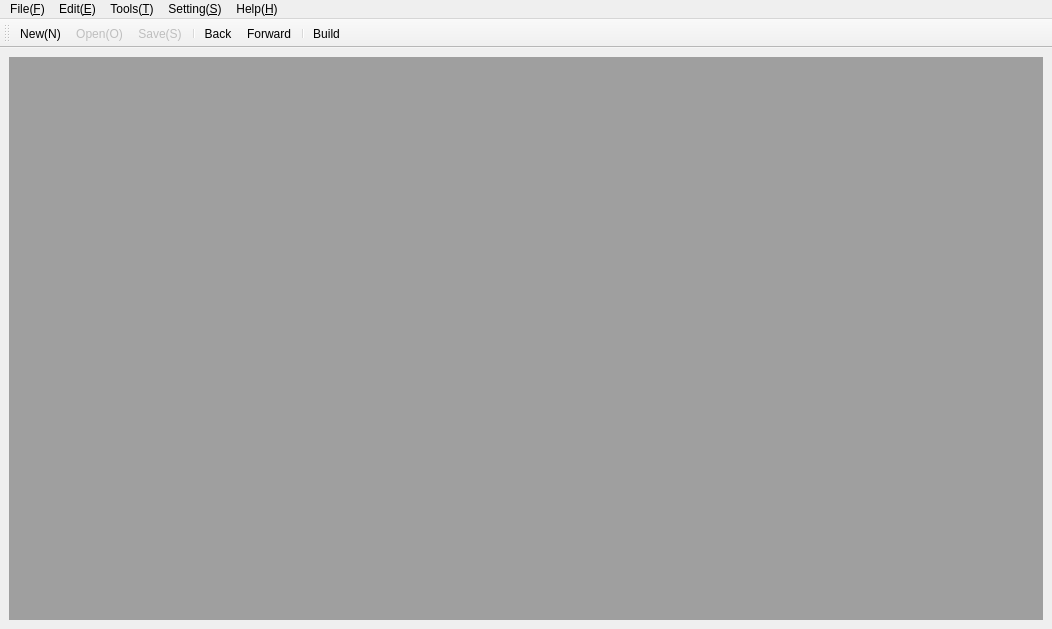
<?xml version="1.0" encoding="UTF-8"?>
<ui version="4.0">
 <class>mainWindow</class>
 <widget class="QMainWindow" name="mainWindow">
  <property name="geometry">
   <rect>
    <x>0</x>
    <y>0</y>
    <width>1052</width>
    <height>629</height>
   </rect>
  </property>
  <property name="sizePolicy">
   <sizepolicy hsizetype="Minimum" vsizetype="Minimum">
    <horstretch>0</horstretch>
    <verstretch>0</verstretch>
   </sizepolicy>
  </property>
  <property name="minimumSize">
   <size>
    <width>100</width>
    <height>100</height>
   </size>
  </property>
  <property name="windowTitle">
   <string>APKinspector</string>
  </property>
  <property name="windowIcon">
   <iconset resource="../src/images/mainwindow.qrc">
    <normaloff>:/src/images/logo2.png</normaloff>
    <normalon>:/src/images/logo2.png</normalon>
    <activeoff>:/src/images/logo2.png</activeoff>
    <activeon>:/src/images/logo2.png</activeon>
    <selectedoff>:/src/images/logo2.png</selectedoff>
    <selectedon>:/src/images/logo2.png</selectedon>:/src/images/logo2.png</iconset>
  </property>
  <property name="locale">
   <locale language="Chinese" country="China"/>
  </property>
  <property name="iconSize">
   <size>
    <width>24</width>
    <height>24</height>
   </size>
  </property>
  <widget class="QWidget" name="centralWidget">
   <layout class="QGridLayout" name="gridLayout">
    <item row="0" column="0">
     <widget class="QMdiArea" name="mdiArea">
      <widget class="QWidget" name="win1">
       <property name="sizePolicy">
        <sizepolicy hsizetype="MinimumExpanding" vsizetype="MinimumExpanding">
         <horstretch>0</horstretch>
         <verstretch>0</verstretch>
        </sizepolicy>
       </property>
       <property name="minimumSize">
        <size>
         <width>720</width>
         <height>524</height>
        </size>
       </property>
       <property name="windowTitle">
        <string>MainView</string>
       </property>
       <layout class="QGridLayout" name="gridLayout_1">
        <item row="0" column="0">
         <widget class="QTabWidget" name="tabWidget">
          <property name="currentIndex">
           <number>7</number>
          </property>
          <property name="documentMode">
           <bool>false</bool>
          </property>
          <widget class="QWidget" name="tab_cfg">
           <attribute name="title">
            <string>CFG</string>
           </attribute>
           <layout class="QGridLayout" name="gridLayout_11"/>
          </widget>
          <widget class="QWidget" name="tab_dalvik">
           <property name="sizePolicy">
            <sizepolicy hsizetype="Preferred" vsizetype="Preferred">
             <horstretch>0</horstretch>
             <verstretch>0</verstretch>
            </sizepolicy>
           </property>
           <attribute name="title">
            <string>Dalvik</string>
           </attribute>
           <layout class="QGridLayout" name="gridLayout_12"/>
          </widget>
          <widget class="QWidget" name="tab_bytecode">
           <attribute name="title">
            <string>ByteCode</string>
           </attribute>
           <layout class="QGridLayout" name="gridLayout_13"/>
          </widget>
          <widget class="QWidget" name="tab_smali">
           <attribute name="title">
            <string>Smali</string>
           </attribute>
           <layout class="QGridLayout" name="gridLayout_14"/>
          </widget>
          <widget class="QWidget" name="tab_java">
           <attribute name="title">
            <string>Java</string>
           </attribute>
           <layout class="QGridLayout" name="gridLayout_15">
            <item row="0" column="0">
             <widget class="QPlainTextEdit" name="plainTextEdit_java"/>
            </item>
           </layout>
          </widget>
          <widget class="QWidget" name="tab_callinout">
           <attribute name="title">
            <string>Call in/out</string>
           </attribute>
           <layout class="QGridLayout" name="gridLayout_16">
            <item row="0" column="0">
             <widget class="QTextEdit" name="textEdit_call"/>
            </item>
           </layout>
          </widget>
          <widget class="QWidget" name="tab_permission">
           <attribute name="title">
            <string>Permission</string>
           </attribute>
           <layout class="QGridLayout" name="gridLayout_17">
            <item row="0" column="0">
             <widget class="QTextEdit" name="textEdit_permission"/>
            </item>
           </layout>
          </widget>
          <widget class="QWidget" name="tab_manifest">
           <attribute name="title">
            <string>AndroidManifest.xml</string>
           </attribute>
           <layout class="QGridLayout" name="gridLayout_18">
            <item row="0" column="0">
             <widget class="QTextBrowser" name="textBrowser"/>
            </item>
           </layout>
          </widget>
         </widget>
        </item>
       </layout>
      </widget>
      <widget class="QWidget" name="win2">
       <property name="sizePolicy">
        <sizepolicy hsizetype="MinimumExpanding" vsizetype="MinimumExpanding">
         <horstretch>0</horstretch>
         <verstretch>0</verstretch>
        </sizepolicy>
       </property>
       <property name="minimumSize">
        <size>
         <width>298</width>
         <height>524</height>
        </size>
       </property>
       <property name="maximumSize">
        <size>
         <width>16777215</width>
         <height>16777215</height>
        </size>
       </property>
       <property name="windowTitle">
        <string>SideView</string>
       </property>
       <layout class="QGridLayout" name="gridLayout_2">
        <item row="0" column="0">
         <layout class="QGridLayout" name="gridLayout_21">
          <item row="1" column="0">
           <layout class="QGridLayout" name="gridLayout_211">
            <item row="0" column="0" colspan="2">
             <widget class="QLineEdit" name="lineEdit">
              <property name="text">
               <string>Please input the strings</string>
              </property>
             </widget>
            </item>
            <item row="1" column="0">
             <widget class="QRadioButton" name="radioButton_filter">
              <property name="text">
               <string>Filter</string>
              </property>
             </widget>
            </item>
            <item row="1" column="1">
             <widget class="QRadioButton" name="radioButton_search">
              <property name="text">
               <string>Search</string>
              </property>
             </widget>
            </item>
            <item row="2" column="0">
             <widget class="QPushButton" name="pushButton">
              <property name="sizePolicy">
               <sizepolicy hsizetype="Fixed" vsizetype="Fixed">
                <horstretch>0</horstretch>
                <verstretch>0</verstretch>
               </sizepolicy>
              </property>
              <property name="minimumSize">
               <size>
                <width>100</width>
                <height>0</height>
               </size>
              </property>
              <property name="text">
               <string>OK</string>
              </property>
             </widget>
            </item>
           </layout>
          </item>
          <item row="0" column="0">
           <widget class="QTabWidget" name="tabWidget_2">
            <property name="sizePolicy">
             <sizepolicy hsizetype="Preferred" vsizetype="Preferred">
              <horstretch>0</horstretch>
              <verstretch>0</verstretch>
             </sizepolicy>
            </property>
            <property name="minimumSize">
             <size>
              <width>0</width>
              <height>0</height>
             </size>
            </property>
            <property name="currentIndex">
             <number>3</number>
            </property>
            <widget class="QWidget" name="tab_file">
             <attribute name="title">
              <string>Files</string>
             </attribute>
             <layout class="QGridLayout" name="gridLayout_2121">
              <item row="0" column="1">
               <widget class="QTreeWidget" name="treeWidget_files">
                <attribute name="headerVisible">
                 <bool>false</bool>
                </attribute>
                <attribute name="headerVisible">
                 <bool>false</bool>
                </attribute>
                <column>
                 <property name="text">
                  <string notr="true">1</string>
                 </property>
                </column>
               </widget>
              </item>
             </layout>
            </widget>
            <widget class="QWidget" name="tab_strings">
             <attribute name="title">
              <string>Strings</string>
             </attribute>
             <layout class="QGridLayout" name="gridLayout_2122">
              <item row="0" column="0">
               <widget class="QListWidget" name="listWidget_strings">
                <property name="editTriggers">
                 <set>QAbstractItemView::DoubleClicked|QAbstractItemView::EditKeyPressed</set>
                </property>
                <property name="movement">
                 <enum>QListView::Static</enum>
                </property>
                <property name="isWrapping" stdset="0">
                 <bool>false</bool>
                </property>
                <property name="resizeMode">
                 <enum>QListView::Fixed</enum>
                </property>
                <property name="layoutMode">
                 <enum>QListView::SinglePass</enum>
                </property>
               </widget>
              </item>
             </layout>
            </widget>
            <widget class="QWidget" name="tab_classes">
             <attribute name="title">
              <string>Classes</string>
             </attribute>
             <layout class="QGridLayout" name="gridLayout_2123">
              <item row="0" column="0">
               <widget class="QListWidget" name="listWidget_classes"/>
              </item>
             </layout>
            </widget>
            <widget class="QWidget" name="tab_methods">
             <attribute name="title">
              <string>Methods</string>
             </attribute>
             <layout class="QGridLayout" name="gridLayout_2124">
              <item row="0" column="0">
               <widget class="QTreeWidget" name="treeWidget_methods">
                <property name="styleSheet">
                 <string notr="true"/>
                </property>
                <property name="verticalScrollBarPolicy">
                 <enum>Qt::ScrollBarAsNeeded</enum>
                </property>
                <property name="horizontalScrollBarPolicy">
                 <enum>Qt::ScrollBarAsNeeded</enum>
                </property>
                <property name="autoScrollMargin">
                 <number>16</number>
                </property>
                <property name="editTriggers">
                 <set>QAbstractItemView::CurrentChanged|QAbstractItemView::DoubleClicked|QAbstractItemView::EditKeyPressed|QAbstractItemView::SelectedClicked</set>
                </property>
                <property name="verticalScrollMode">
                 <enum>QAbstractItemView::ScrollPerPixel</enum>
                </property>
                <property name="horizontalScrollMode">
                 <enum>QAbstractItemView::ScrollPerPixel</enum>
                </property>
                <property name="rootIsDecorated">
                 <bool>true</bool>
                </property>
                <property name="uniformRowHeights">
                 <bool>false</bool>
                </property>
                <property name="animated">
                 <bool>false</bool>
                </property>
                <property name="headerHidden">
                 <bool>true</bool>
                </property>
                <attribute name="headerCascadingSectionResizes">
                 <bool>true</bool>
                </attribute>
                <attribute name="headerHighlightSections">
                 <bool>false</bool>
                </attribute>
                <attribute name="headerCascadingSectionResizes">
                 <bool>true</bool>
                </attribute>
                <attribute name="headerHighlightSections">
                 <bool>false</bool>
                </attribute>
                <column>
                 <property name="text">
                  <string notr="true">1</string>
                 </property>
                </column>
               </widget>
              </item>
             </layout>
            </widget>
            <widget class="QWidget" name="tab_apkinfo">
             <attribute name="title">
              <string>APKInfo</string>
             </attribute>
             <layout class="QGridLayout" name="gridLayout_3">
              <item row="0" column="0">
               <widget class="QTableWidget" name="tableWidget_apkinfo">
                <attribute name="horizontalHeaderVisible">
                 <bool>false</bool>
                </attribute>
                <attribute name="horizontalHeaderCascadingSectionResizes">
                 <bool>true</bool>
                </attribute>
                <attribute name="horizontalHeaderStretchLastSection">
                 <bool>true</bool>
                </attribute>
                <attribute name="verticalHeaderCascadingSectionResizes">
                 <bool>true</bool>
                </attribute>
                <attribute name="verticalHeaderStretchLastSection">
                 <bool>false</bool>
                </attribute>
                <attribute name="horizontalHeaderStretchLastSection">
                 <bool>true</bool>
                </attribute>
                <attribute name="horizontalHeaderCascadingSectionResizes">
                 <bool>true</bool>
                </attribute>
                <attribute name="horizontalHeaderVisible">
                 <bool>false</bool>
                </attribute>
                <attribute name="verticalHeaderCascadingSectionResizes">
                 <bool>true</bool>
                </attribute>
                <attribute name="verticalHeaderStretchLastSection">
                 <bool>false</bool>
                </attribute>
                <row>
                 <property name="text">
                  <string>filename</string>
                 </property>
                </row>
                <row>
                 <property name="text">
                  <string>version code</string>
                 </property>
                </row>
                <row>
                 <property name="text">
                  <string>version name</string>
                 </property>
                </row>
                <row>
                 <property name="text">
                  <string>packages</string>
                 </property>
                </row>
                <row>
                 <property name="text">
                  <string>receivers</string>
                 </property>
                </row>
                <row>
                 <property name="text">
                  <string>services</string>
                 </property>
                </row>
                <row>
                 <property name="text">
                  <string>permissions</string>
                 </property>
                </row>
                <column>
                 <property name="text">
                  <string>info</string>
                 </property>
                </column>
               </widget>
              </item>
             </layout>
            </widget>
           </widget>
          </item>
         </layout>
        </item>
       </layout>
      </widget>
     </widget>
    </item>
   </layout>
  </widget>
  <widget class="QMenuBar" name="menuBar">
   <property name="geometry">
    <rect>
     <x>0</x>
     <y>0</y>
     <width>1052</width>
     <height>23</height>
    </rect>
   </property>
   <widget class="QMenu" name="menuFile">
    <property name="title">
     <string>File(&amp;F)</string>
    </property>
    <addaction name="actNew"/>
    <addaction name="actOpen"/>
    <addaction name="actClose"/>
    <addaction name="separator"/>
    <addaction name="actSave"/>
    <addaction name="actASave"/>
    <addaction name="separator"/>
    <addaction name="actQuit"/>
   </widget>
   <widget class="QMenu" name="menuEdit_E">
    <property name="title">
     <string>Edit(&amp;E)</string>
    </property>
    <addaction name="actUndo"/>
    <addaction name="actCut"/>
    <addaction name="actCopy"/>
    <addaction name="actPast"/>
    <addaction name="actAll"/>
   </widget>
   <widget class="QMenu" name="menuTool_T">
    <property name="title">
     <string>Tools(&amp;T)</string>
    </property>
    <addaction name="actFind"/>
    <addaction name="actCall_in_out"/>
   </widget>
   <widget class="QMenu" name="menuHelp_H">
    <property name="title">
     <string>Help(&amp;H)</string>
    </property>
    <addaction name="About"/>
   </widget>
   <widget class="QMenu" name="menuSettings_S">
    <property name="title">
     <string>Setting(&amp;S)</string>
    </property>
    <addaction name="actConfiguration"/>
   </widget>
   <addaction name="menuFile"/>
   <addaction name="menuEdit_E"/>
   <addaction name="menuTool_T"/>
   <addaction name="menuSettings_S"/>
   <addaction name="menuHelp_H"/>
  </widget>
  <widget class="QToolBar" name="toolBar">
   <property name="windowTitle">
    <string>toolBar</string>
   </property>
   <property name="iconSize">
    <size>
     <width>20</width>
     <height>20</height>
    </size>
   </property>
   <attribute name="toolBarArea">
    <enum>TopToolBarArea</enum>
   </attribute>
   <attribute name="toolBarBreak">
    <bool>false</bool>
   </attribute>
   <addaction name="actNew"/>
   <addaction name="actOpen"/>
   <addaction name="actSave"/>
   <addaction name="separator"/>
   <addaction name="actBack"/>
   <addaction name="actForward"/>
   <addaction name="separator"/>
   <addaction name="actBuild"/>
  </widget>
  <action name="actNew">
   <property name="icon">
    <iconset resource="../src/images/mainwindow.qrc">
     <normaloff>:/src/images/new.png</normaloff>:/src/images/new.png</iconset>
   </property>
   <property name="text">
    <string>New(&amp;N)</string>
   </property>
   <property name="shortcut">
    <string>Ctrl+N</string>
   </property>
  </action>
  <action name="actOpen">
   <property name="enabled">
    <bool>false</bool>
   </property>
   <property name="icon">
    <iconset resource="../src/images/mainwindow.qrc">
     <normaloff>:/src/images/open.png</normaloff>:/src/images/open.png</iconset>
   </property>
   <property name="text">
    <string>Open(&amp;O)</string>
   </property>
  </action>
  <action name="actClose">
   <property name="enabled">
    <bool>false</bool>
   </property>
   <property name="text">
    <string>Close(&amp;C)</string>
   </property>
  </action>
  <action name="actSave">
   <property name="enabled">
    <bool>false</bool>
   </property>
   <property name="icon">
    <iconset resource="../src/images/mainwindow.qrc">
     <normaloff>:/src/images/save.png</normaloff>:/src/images/save.png</iconset>
   </property>
   <property name="text">
    <string>Save(&amp;S)</string>
   </property>
  </action>
  <action name="actASave">
   <property name="enabled">
    <bool>false</bool>
   </property>
   <property name="text">
    <string>Save as(&amp;A)</string>
   </property>
  </action>
  <action name="actQuit">
   <property name="text">
    <string>Quit(&amp;X)</string>
   </property>
  </action>
  <action name="actUndo">
   <property name="text">
    <string>Undo(&amp;U)</string>
   </property>
  </action>
  <action name="actCut">
   <property name="text">
    <string>Cut(&amp;T)</string>
   </property>
  </action>
  <action name="actCopy">
   <property name="text">
    <string>Copy(&amp;C)</string>
   </property>
  </action>
  <action name="actPast">
   <property name="text">
    <string>Past(&amp;P)</string>
   </property>
  </action>
  <action name="actAll">
   <property name="text">
    <string>All(&amp;A)</string>
   </property>
  </action>
  <action name="actFind">
   <property name="text">
    <string>Find(&amp;F)</string>
   </property>
   <property name="shortcut">
    <string>Ctrl+F</string>
   </property>
  </action>
  <action name="About">
   <property name="text">
    <string>About</string>
   </property>
  </action>
  <action name="actCall_in_out">
   <property name="text">
    <string>Call in/out</string>
   </property>
  </action>
  <action name="actConfiguration">
   <property name="text">
    <string>Configuration</string>
   </property>
  </action>
  <action name="actBack">
   <property name="checkable">
    <bool>false</bool>
   </property>
   <property name="icon">
    <iconset>
     <normalon>:/src/images/back.png</normalon>
    </iconset>
   </property>
   <property name="text">
    <string>Back</string>
   </property>
   <property name="toolTip">
    <string>Backward</string>
   </property>
   <property name="shortcut">
    <string>Ctrl+B</string>
   </property>
  </action>
  <action name="actForward">
   <property name="icon">
    <iconset resource="../src/images/mainwindow.qrc">
     <normaloff>:/src/images/forward.png</normaloff>:/src/images/forward.png</iconset>
   </property>
   <property name="text">
    <string>Forward</string>
   </property>
   <property name="toolTip">
    <string>Forward</string>
   </property>
   <property name="shortcut">
    <string>Ctrl+F</string>
   </property>
  </action>
  <action name="actBuild">
   <property name="icon">
    <iconset resource="../src/images/mainwindow.qrc">
     <normaloff>:/src/images/build.png</normaloff>:/src/images/build.png</iconset>
   </property>
   <property name="text">
    <string>Build</string>
   </property>
   <property name="toolTip">
    <string>BuildAPK</string>
   </property>
   <property name="shortcut">
    <string>Ctrl+B</string>
   </property>
  </action>
 </widget>
 <resources>
  <include location="../src/images/mainwindow.qrc"/>
 </resources>
 <connections/>
</ui>
